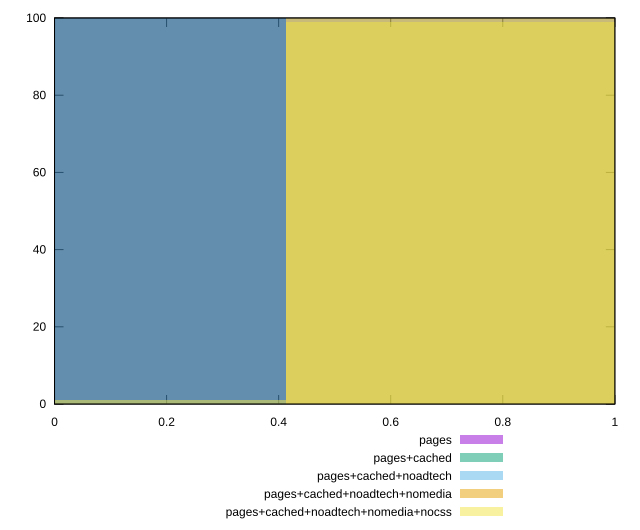

Recreate this plot in gnuplot.
reset

$pages <<EOF
0 100
EOF

$pagesCached <<EOF
0 100
EOF

$pagesCachedNoadtech <<EOF
0.8253117707311588 100
EOF

$pagesCachedNoadtechNomedia <<EOF
0.8253117707311588 100
EOF

$pagesCachedNoadtechNomediaNocss <<EOF
0.8253117707311588 99
0 1
EOF

set key outside below
set boxwidth 0.8253117707311588
set xrange [0:1]
set yrange [0:100]
set trange [0:100]
set style fill transparent solid 0.5 noborder
set terminal svg size 640, 530 enhanced background rgb 'white'
set output "report_00019_2021-02-10T18-14-37.922Z//max-potential-fid/comparison/histogram/all_score.svg"

plot $pages title "pages" with boxes, \
     $pagesCached title "pages+cached" with boxes, \
     $pagesCachedNoadtech title "pages+cached+noadtech" with boxes, \
     $pagesCachedNoadtechNomedia title "pages+cached+noadtech+nomedia" with boxes, \
     $pagesCachedNoadtechNomediaNocss title "pages+cached+noadtech+nomedia+nocss" with boxes

reset
